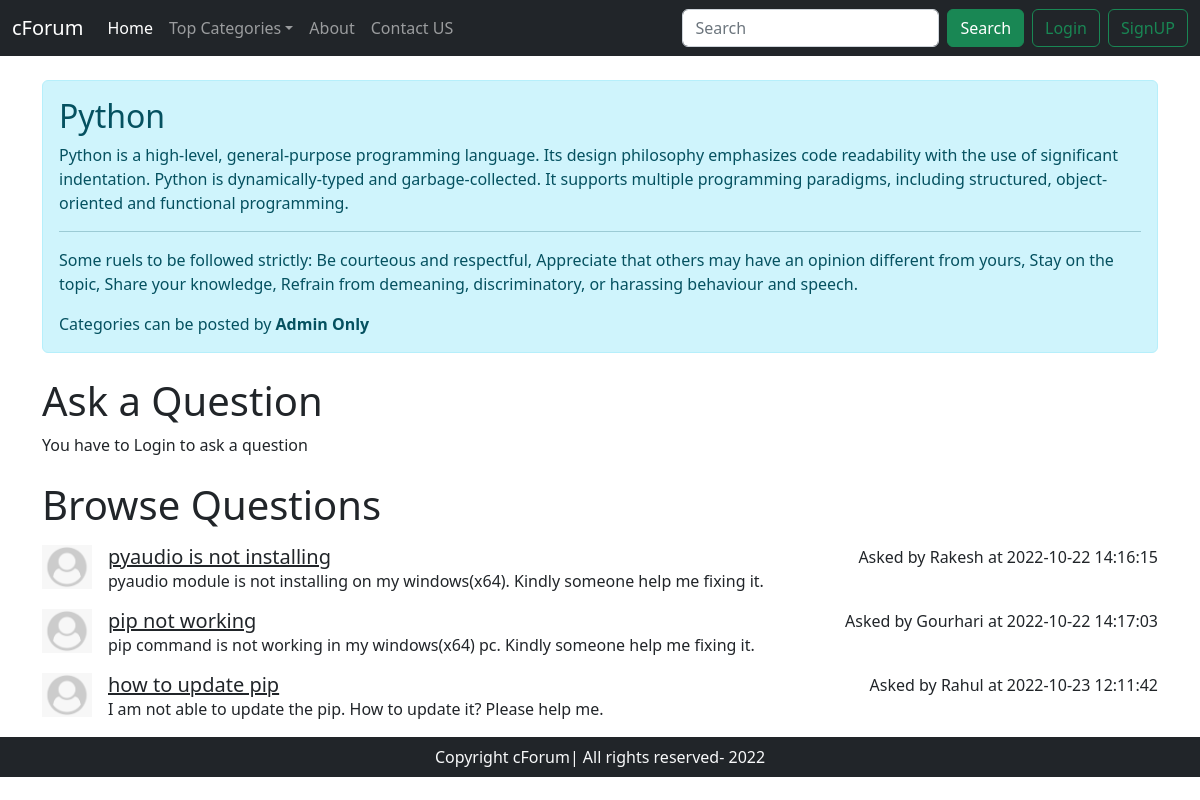
The app's page /threadlist.php?catid=1 with its own data.
### tables this page shows
CREATE TABLE `category` (
  `cat_id` int(8) NOT NULL,
  `cat_title` varchar(30) NOT NULL,
  `cat_description` text NOT NULL,
  `date` datetime NOT NULL DEFAULT current_timestamp()
);

CREATE TABLE `thread` (
  `thread_id` int(8) NOT NULL,
  `thread_title` varchar(30) NOT NULL,
  `thread_description` text NOT NULL,
  `cat_id` int(8) NOT NULL,
  `user_id` int(8) NOT NULL,
  `date` datetime NOT NULL DEFAULT current_timestamp()
);

CREATE TABLE `users` (
  `user_id` int(8) NOT NULL,
  `username` varchar(30) NOT NULL,
  `password` varchar(255) NOT NULL,
  `date` datetime NOT NULL DEFAULT current_timestamp()
);

### threadlist.php (the view, shortened to what this page needs)
<!doctype html>
<html lang="en">
<head>
    <link href="https://cdn.jsdelivr.net/npm/bootstrap@5.2.2/dist/css/bootstrap.min.css" rel="stylesheet"
>
</head>
<body>
    <?php include "partials/_header.php";
            if(isset($_GET["catid"])){
                $id=$_GET["catid"];
            }
        ?>
    <div class="container my-4">
        <?php
            if(isset($_GET["catid"])){
                $id=$_GET["catid"];
                $sql="SELECT * FROM `category` WHERE `cat_id`=$id;";
                $result=mysqli_query($conn, $sql);
                $row=mysqli_fetch_assoc($result);
                echo '
                    <div class="alert alert-info" role="alert">
                        <h2 class="alert-heading">'.$row['cat_title'].'</h2>
                        <p>'.$row["cat_description"].'</p>
                        <hr>
                        <p class="mb-0">Some ruels to be followed strictly: Be courteous and respectful,
                            Appreciate that others may have an opinion different from yours,
                            Stay on  the topic,
                            Share your knowledge,
                            Refrain from demeaning, discriminatory, or harassing behaviour and speech.</p>
                        <div class="mt-3">Categories can be posted by <b>Admin Only</b></div>
                    </div>
                ';
            }
        ?>
    </div>
    <div class="container my-4">
        <h1>Ask a Question</h1>
        <?php
            if(isset($_SESSION["loggedin"]) && $_SESSION["loggedin"]==true){
                echo '<div class="container my-4">
                        <form method="post">
                            <div class="mb-3">
                                <label for="question" class="form-label">What is your Quesion? </label>
                                <input type="text" class="form-control" id="threadtitle" name="threadtitle" aria-describedby="emailHelp">
                            </div>
                            <div class="mb-3">
                                <label for="threaddesc" class="form-label">Ellaborate your Question</label>
                                <textarea class="form-control" id="threaddesc" name="threaddesc" rows="3"></textarea>
                            </div>
                            <button type="submit" class="btn btn-primary">Submit</button>
                        </form>
                    </div>';
            }
            else{
                echo '<p>You have to Login to ask a question</p>';
            }
        ?>
    </div>
    <div class="container">
        <h1>Browse Questions</h1>
        <?php
            $sql="SELECT * FROM `thread` where `cat_id`='$id'";
            $result=mysqli_query($conn, $sql);
            while($row=mysqli_fetch_assoc($result)){
                $thread_id=$row["thread_id"];
                $thread_time=$row["date"];
                $thread_user_id=$row['user_id'];
                $sql2="SELECT * FROM `users` where `user_id`='$thread_user_id'";
                $result2=mysqli_query($conn, $sql2);
                $row2=mysqli_fetch_assoc($result2);
                $thread_user_name=$row2["username"];
                echo '
                <div class="d-flex my-3">
                    <div class="flex-shrink-0">
                        <img src="/forum/images/userImage.png" width="50px" alt="...">
                    </div>
                    <div class="flex-grow-1 ms-3">
                        <h5 class="my-0"><a class="text-dark" href="/forum/threads.php?threadid='.$thread_id.'">'.$row["thread_title"].'</a></h5>
                        '.$row["thread_description"].'
                    </div>
                    <p>Asked by '.$thread_user_name.' at '.$thread_time.'</p>
                </div>
                ';
            }
        ?>
    </div>
    <?php include "partials/_footer.php"; ?>
</body>
</html>

### partials/_header.php (shortened to what this page needs)
<?php
  echo'
  <nav class="navbar navbar-expand-lg navbar-dark bg-dark">
    <div class="container-fluid">
      <a class="navbar-brand" href="/forum">cForum</a>
      <button class="navbar-toggler" type="button" data-bs-toggle="collapse" data-bs-target="#navbarSupportedContent" aria-controls="navbarSupportedContent" aria-expanded="false" aria-label="Toggle navigation">
        <span class="navbar-toggler-icon"></span>
      </button>
      <div class="collapse navbar-collapse" id="navbarSupportedContent">
        <ul class="navbar-nav me-auto mb-2 mb-lg-0">
          <li class="nav-item">
            <a class="nav-link active" aria-current="page" href="/forum/">Home</a>
          </li>
          <li class="nav-item dropdown">
            <a class="nav-link dropdown-toggle" href="#" role="button" data-bs-toggle="dropdown" aria-expanded="false">Top Categories</a>
            <ul class="dropdown-menu">';
       echo'
       </ul>
          </li>
          <li class="nav-item">
          <a class="nav-link" href="/forum/about.php">About</a>
        </li>
        <li class="nav-item">
          <a class="nav-link" href="/forum/contactus.php">Contact US</a>
        </li>
      </ul>
      <form class="d-flex" role="search" action="/forum/search.php" method="get">
        <input class="form-control me-2" type="search" placeholder="Search" aria-label="Search" name="searchQuery">
        <button type="submit" class="btn btn-success">Search</button>
      </form>';
      if(isset($_SESSION["loggedin"]) && $_SESSION["loggedin"]==true){
        echo'<p class="text-light my-0 mx-2">Welcome '.$_SESSION["username"].'</p>
             <a class="btn btn-outline-success mx-2" href="/forum/partials/_logout.php" >Logout</a>
            ';
      }
      else{
        echo'<button class="btn btn-outline-success mx-2" type="submit"  data-bs-toggle="modal" data-bs-target="#loginModal">Login</button>
             <button class="btn btn-outline-success" type="submit" data-bs-toggle="modal" data-bs-target="#signupModal">SignUP</button>
            ';
      }
      echo'
    </div>
  </div>
</nav>';
?>

### partials/_footer.php
<div class="container-fluid bg-dark text-light py-2">
    <p class="text-center mb-0" >Copyright cForum| All rights reserved- 2022</p>
</div>

### records on screen
category: cat_title "Python", cat_description "Python is a high-level, general-purpose programming language. Its design philosophy emphasizes code readability with the use of significant indentation. Python is dynamically-typed and garbage-collected. It supports multiple programming paradigms, including structured, object-oriented and functional programming."
thread: thread_title "pyaudio is not installing", thread_description "pyaudio module is not installing on my windows(x64). Kindly someone help me fixing it.", user.username "Rakesh", date "2022-10-22 14:16:15"
thread: thread_title "pip not working", thread_description "pip command is not working in my windows(x64) pc. Kindly someone help me fixing it.", user.username "Gourhari", date "2022-10-22 14:17:03"
thread: thread_title "how to update pip", thread_description "I am not able to update the pip. How to update it? Please help me.", user.username "Rahul", date "2022-10-23 12:11:42"
